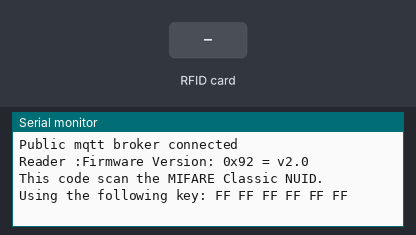
The sketch below on a simulated ESP8266 (NodeMCU). Shown: the last lines printed to the serial monitor. The test bench sets the inputs (shaded band). WiFi joins after 1.5 s; servers stay silent unless stated; no MQTT or app messages arrive unless stated.

Above: at 2.8 s.
2.9 s: RFID card 5E 7A 19 C4 held to the reader
At 3.9 s:
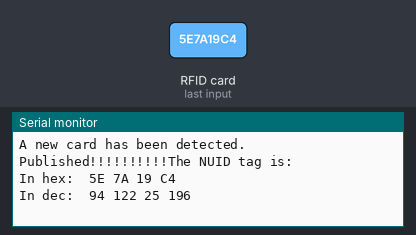
4.4 s: RFID card 5E 7A 19 C4 held to the reader
At 5.7 s:
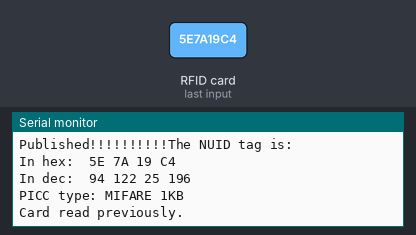

Measured:
- after the input at 2.9 s, the serial monitor: prints a new line at once (image 1)
- after the input at 4.4 s, the serial monitor: prints a new line at once (image 2)

The sketch:

RFID_ESP8266_2.ino
```cpp
 /* RFID reader for ESP8266
 *
 * Pin connections:
 * Vcc <-> 3V3 (o Vin(5V) según la versión del módulo)
 * RST (Reset) <-> D3
 * GND (Tierra) <-> GND
 * MISO (Master Input Slave Output) <-> D6
 * MOSI (Master Output Slave Input) <-> D7
 * SCK (Serial Clock) <-> D5
 * SS/SDA (Slave select) <-> D8
 * IRQ <-> D4
 *
 * PCD (Proximity Coupling Device): NXP MFRC522 Contactless Reader IC
 * PICC (Proximity Integrated Circuit Card): A card or tag using the ISO 14443A interface, eg Mifare or NTAG203.
 *
 * REFERENCES:
 * Code for just read the RFID
 * https://www.aranacorp.com/es/uso-de-un-modulo-rfid-con-un-esp8266/
 *
 * Publish RFID MQTT
 * https://www.hackster.io/270906/mqtt-based-event-management-using-esp8266-and-rfid-678c54
 */

#include <PubSubClient.h>
#include <ESP8266WiFi.h>
#include <SPI.h>}
#include <MFRC522.h>

#define SS_PIN D8
#define RST_PIN D3
#define RFID_IRQ D4


// WiFi credentials.
//const char *ssid = "Vogolotope";
//const char *password = "makiavelo2142";
const char *ssid = "cel-aarongrt";// Put here your Wi-Fi SSID (Nombre de la red)
const char *password = "oag43021";// Put here your Wi-Fi password (Contraseña de la red)

// MQTT Broker
const char *mqtt_broker = "192.168.201.193";  //Dirección del Broker HiveMQ

const char *topic = "esp8266/rfid"; //topico
const char *mqtt_username = "equipo1"; //Usuario
const char *mqtt_password = "node-red"; //Contraseña
const int mqtt_port = 1883;

WiFiClient espClient;
PubSubClient client(espClient);

MFRC522 rfid(SS_PIN, RST_PIN); // Instance of the class

MFRC522::MIFARE_Key key;

// Init array that will store new NUID
byte nuidPICC[4];

char RfidTopic[4];


void setup() {
  // Set software serial baud to 115200;
  Serial.begin(115200);
  // connecting to a WiFi network
  WiFi.setSleepMode(WIFI_NONE_SLEEP);
  WiFi.begin(ssid, password);
  while (WiFi.status() != WL_CONNECTED) {
      delay(500);
      Serial.println("Connecting to WiFi..");
  }
  Serial.println("Connected to the WiFi network");
  //connecting to a mqtt broker
  client.setServer(mqtt_broker, mqtt_port);
  client.setCallback(callback);
  while (!client.connected()) {
      String client_id = "esp8266-client-cima";
      client_id += String(WiFi.macAddress());
      Serial.printf("The client %s connects to the public mqtt broker\n", client_id.c_str());
      if (client.connect(client_id.c_str(), mqtt_username, mqtt_password)) {
          Serial.println("Public mqtt broker connected");
      } else {
          Serial.print("failed with state ");
          Serial.print(client.state());
          delay(2000);
      }
  }
  //SPI init
  SPI.begin(); // Init SPI bus
  rfid.PCD_Init(); // Init MFRC522
  Serial.println();
  Serial.print(F("Reader :"));
  rfid.PCD_DumpVersionToSerial();

  for (byte i = 0; i < 6; i++) {
    key.keyByte[i] = 0xFF;
  }
  Serial.println();
  Serial.println(F("This code scan the MIFARE Classic NUID."));
  Serial.print(F("Using the following key:"));
  printHex(key.keyByte, MFRC522::MF_KEY_SIZE);

  //pinMode(D8,OUTPUT); // sets digital pin 8 as output
}

void loop() {

  client.loop();

  // Reset the loop if no new card present on the sensor/reader. This saves the entire process when idle.
  if ( ! rfid.PICC_IsNewCardPresent())
    return;

  // Verify if the NUID has been readed
  if ( ! rfid.PICC_ReadCardSerial())
    return;

  Serial.print(F("PICC type: "));
  MFRC522::PICC_Type piccType = rfid.PICC_GetType(rfid.uid.sak);
  Serial.println(rfid.PICC_GetTypeName(piccType));

  // Check is the PICC of Classic MIFARE type
  if (piccType != MFRC522::PICC_TYPE_MIFARE_MINI &&
      piccType != MFRC522::PICC_TYPE_MIFARE_1K &&
      piccType != MFRC522::PICC_TYPE_MIFARE_4K) {
    Serial.println(F("Your tag is not of type MIFARE Classic."));
    return;
  }

  if (rfid.uid.uidByte[0] != nuidPICC[0] ||
      rfid.uid.uidByte[1] != nuidPICC[1] ||
      rfid.uid.uidByte[2] != nuidPICC[2] ||
      rfid.uid.uidByte[3] != nuidPICC[3] ) {
    Serial.println(F("A new card has been detected."));

    // Store NUID into nuidPICC array
    for (byte i = 0; i < 4; i++) {
      nuidPICC[i] = rfid.uid.uidByte[i];
      //Serial.print(nuidPICC[i], HEX);
    }
   char msg[50];
   msg[0]='\0';
   array_to_string(nuidPICC,4,msg);
   client.publish(topic, msg);
   Serial.print("Published!!!!!!!!!!");


    Serial.println(F("The NUID tag is:"));
    Serial.print(F("In hex: "));
    printHex(rfid.uid.uidByte, rfid.uid.size);
    Serial.println();
    Serial.print(F("In dec: "));
    printDec(rfid.uid.uidByte, rfid.uid.size);
    Serial.println();


  }
  else Serial.println(F("Card read previously."));

  // Halt PICC
  rfid.PICC_HaltA();

  // Stop encryption on PCD
  rfid.PCD_StopCrypto1();
}


/**
   Helper routine to dump a byte array as hex values to Serial.
*/
void printHex(byte *buffer, byte bufferSize) {
  for (byte i = 0; i < bufferSize; i++) {
    Serial.print(buffer[i] < 0x10 ? " 0" : " ");
    Serial.print(buffer[i], HEX);
  }
}
/**
   Helper routine to dump a byte array as dec values to Serial.
*/
void printDec(byte *buffer, byte bufferSize) {
  for (byte i = 0; i < bufferSize; i++) {
    Serial.print(buffer[i] < 0x10 ? " 0" : " ");
    Serial.print(buffer[i], DEC);
  }
}

void callback(char *topic, byte *payload, unsigned int length) {
  Serial.print("Message arrived in topic: ");
  Serial.println(topic);
  Serial.print("Message:");
  for (int i = 0; i < length; i++) {
      Serial.print((char) payload[i]);
  }
  Serial.println();
  Serial.println("-----------------------");
}
/**
   Helper routine to dump a byte array as string to client.publish.
*/
void array_to_string(byte a[],unsigned int len,char buffer[])
{
  for(unsigned int i=0;i<len;i++)
  {
    byte nib1=(a[i]>>4)&0x0F;
    byte nib2=(a[i]>>0)&0x0F;
    buffer[i*2+0]=nib1 < 0x0A ? '0' + nib1 : 'A'+ nib1 - 0x0A;
    buffer[i*2+1]=nib2 < 0x0A ? '0' + nib2 : 'A'+ nib2 - 0x0A;
  }
  buffer[len*2]='\0';
}
```
